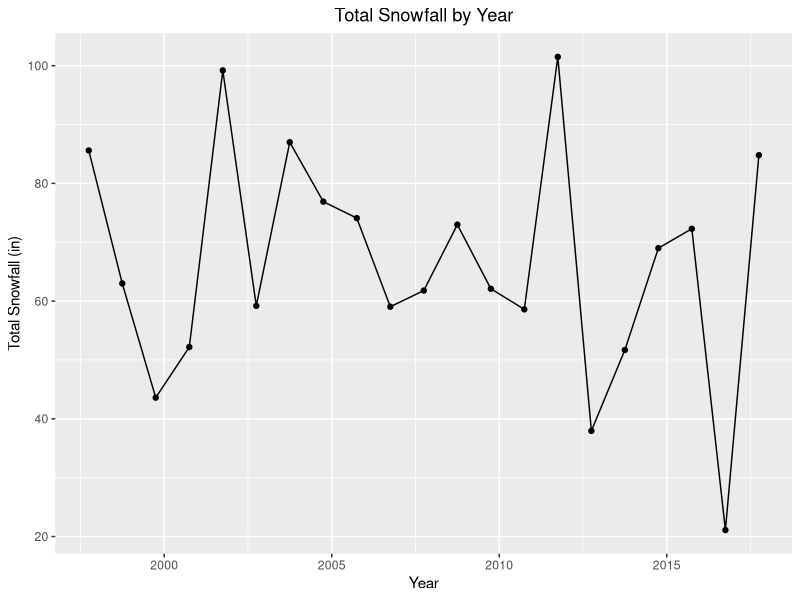
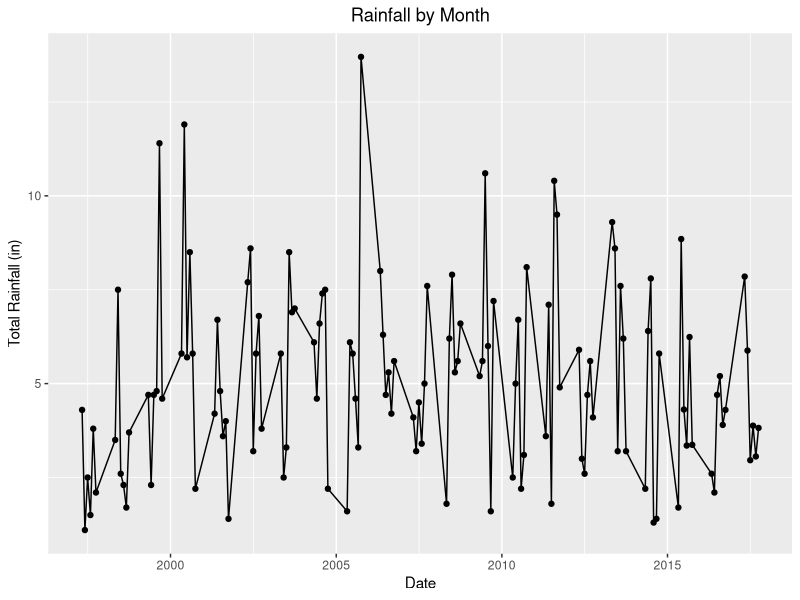
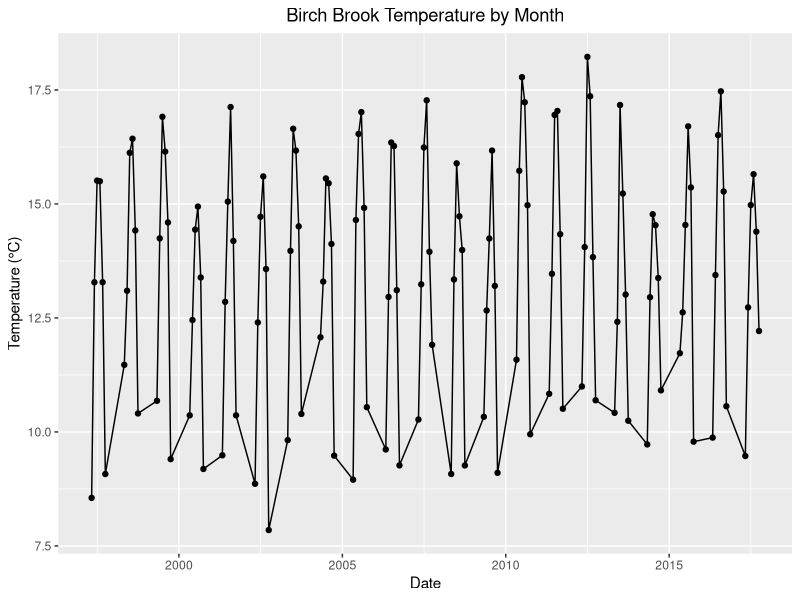
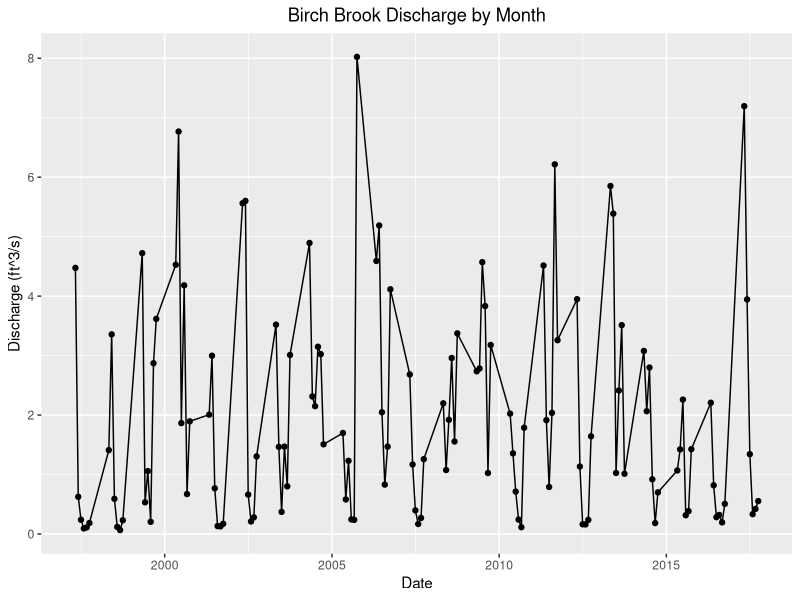
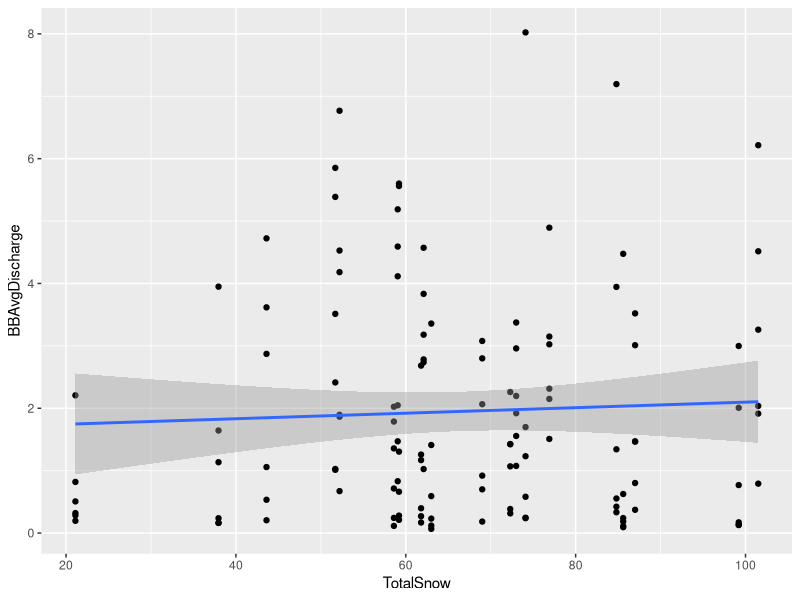
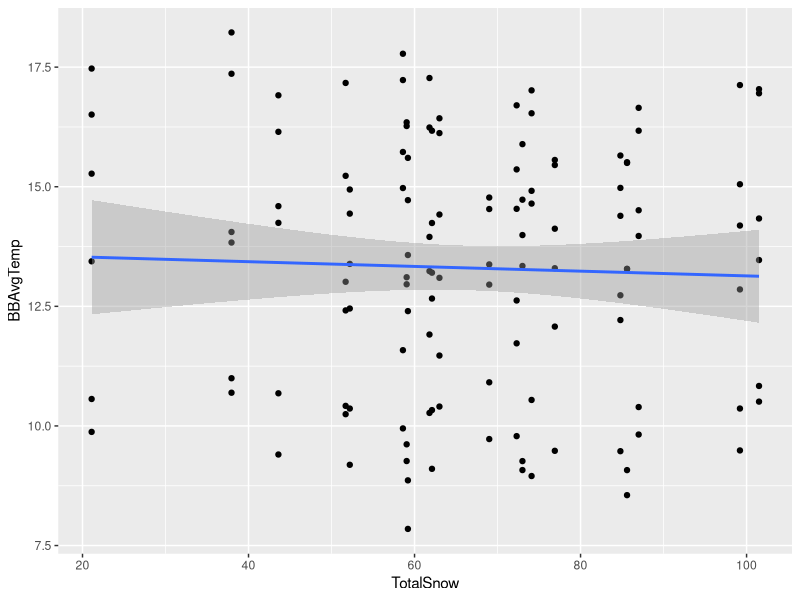
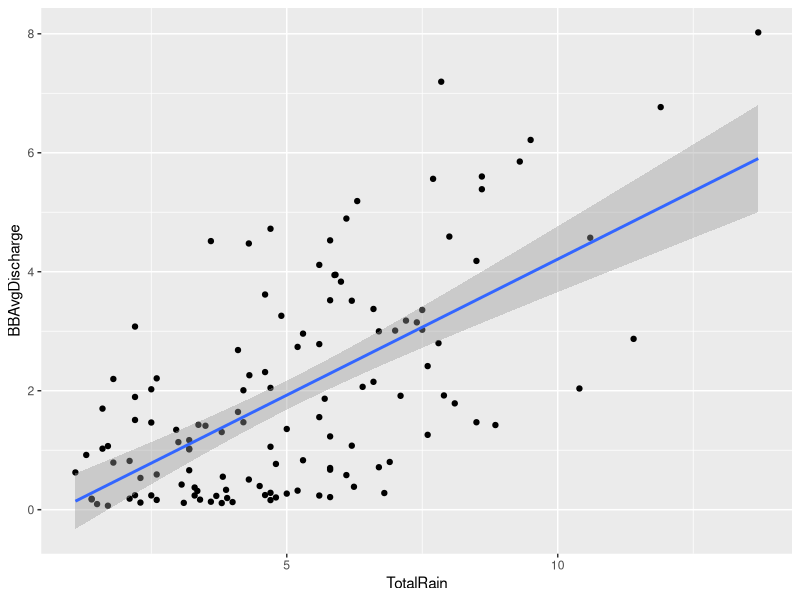
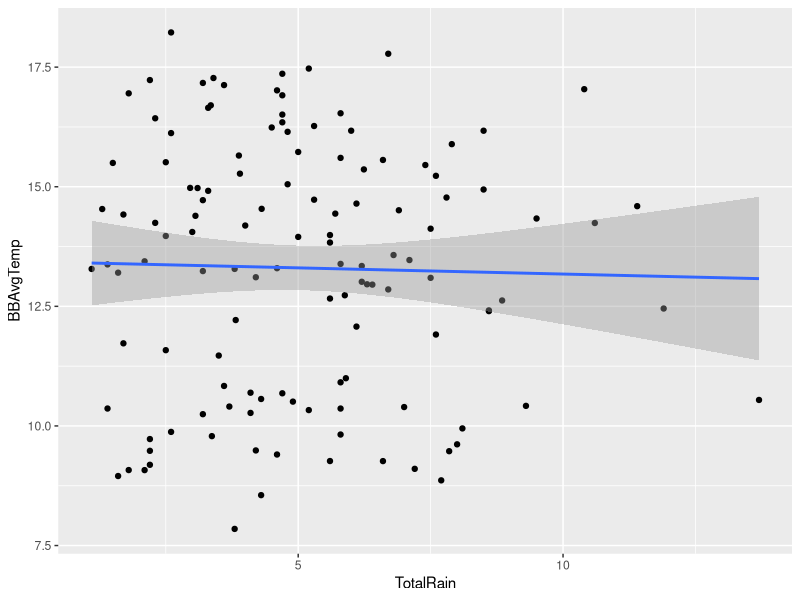

These charts were generated, in order, by the following R code:
## ---- chunk 1
knitr::opts_chunk$set(echo = TRUE)
library(tidyverse)
##setwd("/cloud/project")
## ---- chunk 2
combineddata<-read.csv("CData.csv")

##Add date column by combining year and month
combineddata <- combineddata %>%
  mutate(date_col = make_date(Year, Month, 1))

## Initial Plots
# Snowfall by Year
combineddata %>%
  filter(Month == 10) %>%
  ggplot(aes(x = date_col, y = TotalSnow)) + geom_point() + geom_line() + labs(title = "Total Snowfall by Year", x = "Year", y = "Total Snowfall (in)") + theme(plot.title = element_text(hjust = 0.5))
 
# Rainfall by Month
ggplot(data = combineddata, aes(x = date_col, y = TotalRain)) + geom_point() + geom_line() + labs(title = "Rainfall by Month", x = "Date", y = "Total Rainfall (in)") + theme(plot.title = element_text(hjust = 0.5))

# Birch Brook Temperature by Month
ggplot(data = combineddata, aes(x = date_col, y = BBAvgTemp)) + geom_point() + geom_line() + labs(title = "Birch Brook Temperature by Month", x = "Date", y = "Temperature (°C)") + theme(plot.title = element_text(hjust = 0.5))

# Birch Brook Discharge by Month
ggplot(data = combineddata, aes(x = date_col, y = BBAvgDischarge)) + geom_point() + geom_line() + labs(title = "Birch Brook Discharge by Month", x = "Date", y = "Discharge (ft^3/s)") + theme(plot.title = element_text(hjust = 0.5))

## ---- chunk 3
## multiple linear regression for Discharge
moddis<-lm(formula=BBAvgDischarge~TotalSnow + TotalRain + FrontHeavy + Month + MaxSnowDay + BBAvgTemp, data=combineddata)
summary(moddis)

##multiple linear regression for Temp
modtemp<-lm(formula=BBAvgTemp~TotalSnow + TotalRain + FrontHeavy + Month + MaxSnowDay + BBAvgDischarge, data=combineddata)
summary(modtemp)

ggplot(data=combineddata, aes(x=TotalSnow, y=BBAvgDischarge))+geom_point()+geom_smooth(method="lm")
ggplot(data=combineddata, aes(x=TotalSnow, y=BBAvgTemp))+geom_point()+geom_smooth(method="lm")
ggplot(data=combineddata, aes(x=TotalRain, y=BBAvgDischarge))+geom_point()+geom_smooth(method="lm")
ggplot(data=combineddata, aes(x=TotalRain, y=BBAvgTemp))+geom_point()+geom_smooth(method="lm")

## Anova Test for Discharge
anova <- aov(BBAvgDischarge ~ TotalSnow + BBAvgTemp + TotalRain + FrontHeavy, data = combineddata)
summary(anova)
## Anova Test for Temp
anova <- aov(BBAvgTemp ~ TotalSnow + BBAvgDischarge + TotalRain + FrontHeavy, data = combineddata)
summary(anova)

## Create month-based datasets
monthData <- combineddata %>% group_split(Month)
mayData <- monthData[[1]]
juneData <- monthData[[2]]
julyData <- monthData[[3]]
augustData <- monthData[[4]]
septemberData <- monthData[[5]]
octoberData <- monthData[[6]]

## Multiple Regression on the datasets for each month 
mayTemp <- lm(formula=BBAvgTemp~TotalSnow + MaxSnowDay + FrontHeavy+ TotalRain, data=mayData)
juneTemp <- lm(formula=BBAvgTemp~TotalSnow + MaxSnowDay + FrontHeavy+ TotalRain, data=juneData)
julyTemp <- lm(formula=BBAvgTemp~TotalSnow + MaxSnowDay + FrontHeavy+ TotalRain, data=julyData)
augustTemp <- lm(formula=BBAvgTemp~TotalSnow + MaxSnowDay + FrontHeavy+ TotalRain, data=augustData)
septemberTemp <- lm(formula=BBAvgTemp~TotalSnow + MaxSnowDay + FrontHeavy+ TotalRain, data=septemberData)
octoberTemp <- lm(formula=BBAvgTemp~TotalSnow + MaxSnowDay + FrontHeavy+ TotalRain, data=octoberData)

mayDis <- lm(formula=BBAvgDischarge~TotalSnow + MaxSnowDay + FrontHeavy + TotalRain, data=mayData)
juneDis <- lm(formula=BBAvgDischarge~TotalSnow + MaxSnowDay + FrontHeavy+ TotalRain, data=juneData)
julyDis <- lm(formula=BBAvgDischarge~TotalSnow + MaxSnowDay + FrontHeavy+ TotalRain, data=julyData)
augustDis <- lm(formula=BBAvgDischarge~TotalSnow + MaxSnowDay + FrontHeavy+ TotalRain, data=augustData)
septemberDis <- lm(formula=BBAvgDischarge~TotalSnow + MaxSnowDay + FrontHeavy+ TotalRain, data=septemberData)
octoberDis <- lm(formula=BBAvgDischarge~TotalSnow + MaxSnowDay + FrontHeavy+ TotalRain, data=octoberData)

## Output summary of regression models
summary(mayDis)
summary(juneDis)
summary(julyDis)
summary(augustDis)
summary(septemberDis)
summary(octoberDis)

summary(mayTemp)
summary(juneTemp)
summary(julyTemp)
summary(augustTemp)
summary(septemberTemp)
summary(octoberTemp)
